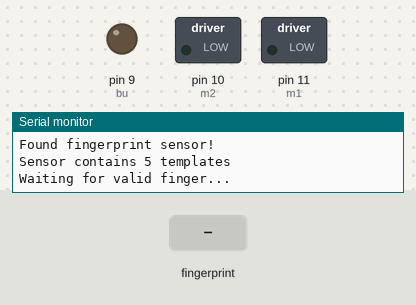
The sketch below on a simulated Arduino Uno, built with avr-gcc and run on an emulated ATmega328P. Parts: switched loads named in the sketch (green lamp = pin HIGH), output pins drawn as LEDs (lit = HIGH), the last lines printed to the serial monitor. Inputs (shaded band) come from the test bench.

Above: at 2.2 s.
2.3 s: finger stored as number 1 placed on the sensor
At 3.5 s:
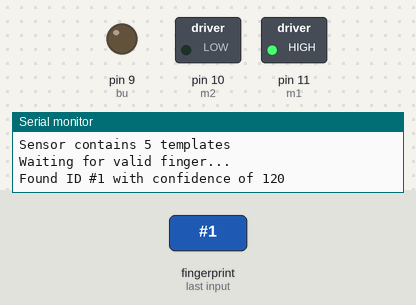
Timing chart, 0 to 5.3 s (numbered marks = the images above; inputs shaded):
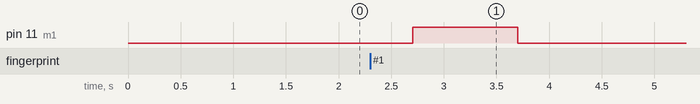

Measured:
- after the input at 2.3 s, pin 11 (m1): LOW → HIGH after 0.40 s, → LOW 1.0 s later

The sketch:

fingerprint_door_lock.ino
```cpp
#include <Adafruit_Fingerprint.h>
#include <SoftwareSerial.h>
SoftwareSerial mySerial(2, 3);

Adafruit_Fingerprint finger = Adafruit_Fingerprint(&mySerial);
const int threshold  = 100;
int bu=9;
int count=0;

void setup()
{
  motor_setup();
  finger_setup();
  pinMode(bu,OUTPUT);

}

void loop()
{
  getFingerprintIDez();
  delay(50);
}


/**
uint8_t getFingerprintID() {
  uint8_t p = finger.getImage();
  switch (p) {
    case FINGERPRINT_OK:
      Serial.println("Image taken");
      break;
    case FINGERPRINT_NOFINGER:
      Serial.println("No finger detected");
      return p;
    case FINGERPRINT_PACKETRECIEVEERR:
      Serial.println("Communication error");
      return p;
    case FINGERPRINT_IMAGEFAIL:
      Serial.println("Imaging error");
      return p;
    default:
      Serial.println("Unknown error");
      return p;
  }

  // OK success!

  p = finger.image2Tz();
  switch (p) {
    case FINGERPRINT_OK:
      Serial.println("Image converted");
      break;
    case FINGERPRINT_IMAGEMESS:
      Serial.println("Image too messy");
      return p;
    case FINGERPRINT_PACKETRECIEVEERR:
      Serial.println("Communication error");
      return p;
    case FINGERPRINT_FEATUREFAIL:
      Serial.println("Could not find fingerprint features");
      return p;
    case FINGERPRINT_INVALIDIMAGE:
      Serial.println("Could not find fingerprint features");
      return p;
    default:
      Serial.println("Unknown error");
      return p;
  }

  // OK converted!
  p = finger.fingerFastSearch();
  if (p == FINGERPRINT_OK) {
    Serial.println("Found a print match!");
    count=0;
  } else if (p == FINGERPRINT_PACKETRECIEVEERR) {
    Serial.println("Communication error");
    return p;
  } else if (p == FINGERPRINT_NOTFOUND) {
    Serial.println("Did not find a match");
    count++;
    if(count==3)
    {
      Serial.print("sound");
      tone(bu,2000,1000);
      delay(5000);
      count=0;
    }
    return p;
  } else {
    Serial.println("Unknown error");
    return p;
  }

  // found a match!
  Serial.print("Found ID #"); Serial.print(finger.fingerID);
  Serial.print(" with confidence of "); Serial.println(finger.confidence);
  return finger.fingerID;
}
**/
```

finger.ino
```cpp
void  finger_setup()
{
  Serial.begin(9600);
  while (!Serial);
  Serial.println("\n\nAdafruit finger detect test");

  // set the data rate for the sensor serial port
  finger.begin(57600);

  if (finger.verifyPassword()) {
    Serial.println("Found fingerprint sensor!");
  } else {
    Serial.println("Did not find fingerprint sensor :(");
    while (1) { delay(1); }
  }

  finger.getTemplateCount();
  Serial.print("Sensor contains "); Serial.print(finger.templateCount); Serial.println(" templates");
  Serial.println("Waiting for valid finger...");
}


int getFingerprintIDez() {

  uint8_t p = finger.getImage();
  if (p != FINGERPRINT_OK) return -1;


  p = finger.image2Tz();
  if (p != FINGERPRINT_OK) return -1;


  p = finger.fingerFastSearch();
  if (p != FINGERPRINT_OK)
  {
    if (p == FINGERPRINT_NOTFOUND)
    {
      Serial.println("not found");
      count ++;
      if(count == 3)
      {
        tone(bu,2000,1000);
        count = 0;
        Serial.println("buzzer");
      }
    }
    return -1;
  }


  // found a match!
  Serial.print("Found ID #"); Serial.print(finger.fingerID);
  Serial.print(" with confidence of "); Serial.println(finger.confidence);
  if(finger.confidence>threshold)
  {
    motor_run(1,50);
    delay(1000);
    motor_stop();

  }
  return finger.fingerID;

}
```

motor.ino
```cpp
int m1 = 11;
int m2 = 10;
int enA = 11;
byte d1 , d2 ;

void motor_setup()
{
  pinMode(m1, OUTPUT);
  pinMode(m2, OUTPUT);
  pinMode(enA, OUTPUT);
}


void motor_stop()
{
  digitalWrite(m1, LOW);
  digitalWrite(m2, LOW);
}


void motor_run(byte dir, int motor_speed)
{

  analogWrite(enA, motor_speed);
  d1 = (dir == 1)?1:0;
  d2 = (dir == 1)?0:1;

  digitalWrite(m1, d1);
  digitalWrite(m2, d2);

}
```
